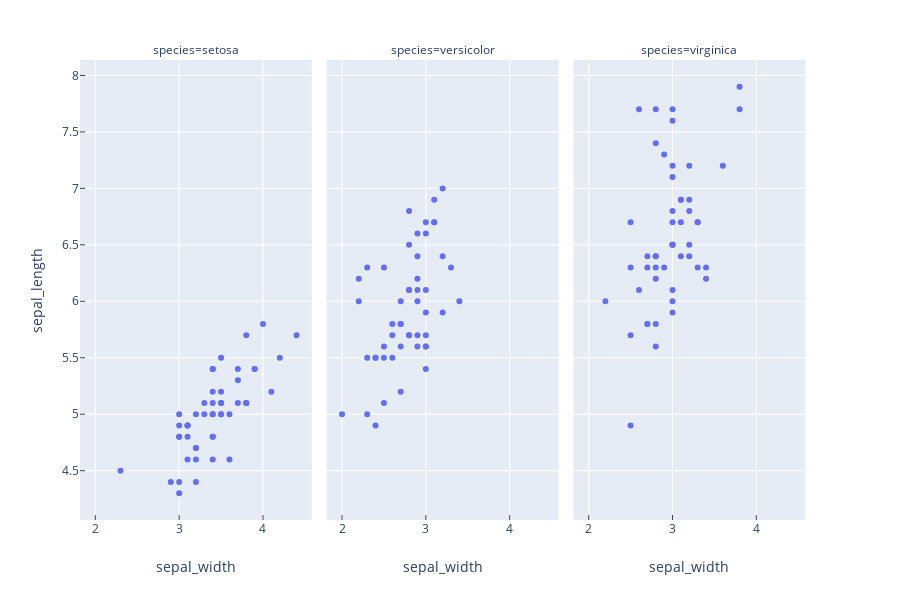

The code cell stored with this chart in its notebook:
### Markdown cell above
<h5 id="Toggling-axis-tick-marks">Toggling axis tick marks<a class="anchor-link" href="#Toggling-axis-tick-marks">¶</a></h5><p>Axis tick marks are disabled by default for the default <code>plotly</code> theme, but they can easily be turned on by setting the <code>ticks</code> axis property to <code>"inside"</code> (to place ticks inside plotting area) or <code>"outside"</code> (to place ticks outside the plotting area).</p>
<p>Here is an example of turning on inside x-axis and y-axis ticks in a faceted figure created using plotly express. Note how the <code>col</code> argument to <code>update_yaxes</code> is used to only turn on the y-axis ticks for the left-most subplot.</p>

### Code cell
import plotly.express as px
iris = px.data.iris()

fig = px.scatter(iris, x="sepal_width", y="sepal_length", facet_col="species")
fig.update_xaxes(ticks="inside")
fig.update_yaxes(ticks="inside", col=1)

fig.show()

### Figure 1 — Plotly figure (JSON) as saved in the notebook; plotly's stock layout.template omitted (floating-point values rounded to 4 significant figures)
{"data": [{"hoverlabel": {"namelength": 0}, "hovertemplate": "species=setosa<br>sepal_width=%{x}<br>sepal_length=%{y}", "legendgroup": "", "marker": {"color": "#636efa", "symbol": "circle"}, "mode": "markers", "name": "", "showlegend": false, "type": "scatter", "x": [3.5, 3, 3.2, 3.1, 3.6, 3.9, 3.4, 3.4, 2.9, 3.1, 3.7, 3.4, 3, 3, 4, 4.4, 3.9, 3.5, 3.8, 3.8, 3.4, 3.7, 3.6, 3.3, 3.4, 3, 3.4, 3.5, 3.4, 3.2, 3.1, 3.4, 4.1, 4.2, 3.1, 3.2, 3.5, 3.1, 3, 3.4, 3.5, 2.3, 3.2, 3.5, 3.8, 3, 3.8, 3.2, 3.7, 3.3], "xaxis": "x", "y": [5.1, 4.9, 4.7, 4.6, 5, 5.4, 4.6, 5, 4.4, 4.9, 5.4, 4.8, 4.8, 4.3, 5.8, 5.7, 5.4, 5.1, 5.7, 5.1, 5.4, 5.1, 4.6, 5.1, 4.8, 5, 5, 5.2, 5.2, 4.7, 4.8, 5.4, 5.2, 5.5, 4.9, 5, 5.5, 4.9, 4.4, 5.1, 5, 4.5, 4.4, 5, 5.1, 4.8, 5.1, 4.6, 5.3, 5], "yaxis": "y"}, {"hoverlabel": {"namelength": 0}, "hovertemplate": "species=versicolor<br>sepal_width=%{x}<br>sepal_length=%{y}", "legendgroup": "", "marker": {"color": "#636efa", "symbol": "circle"}, "mode": "markers", "name": "", "showlegend": false, "type": "scatter", "x": [3.2, 3.2, 3.1, 2.3, 2.8, 2.8, 3.3, 2.4, 2.9, 2.7, 2, 3, 2.2, 2.9, 2.9, 3.1, 3, 2.7, 2.2, 2.5, 3.2, 2.8, 2.5, 2.8, 2.9, 3, 2.8, 3, 2.9, 2.6, 2.4, 2.4, 2.7, 2.7, 3, 3.4, 3.1, 2.3, 3, 2.5, 2.6, 3, 2.6, 2.3, 2.7, 3, 2.9, 2.9, 2.5, 2.8], "xaxis": "x2", "y": [7, 6.4, 6.9, 5.5, 6.5, 5.7, 6.3, 4.9, 6.6, 5.2, 5, 5.9, 6, 6.1, 5.6, 6.7, 5.6, 5.8, 6.2, 5.6, 5.9, 6.1, 6.3, 6.1, 6.4, 6.6, 6.8, 6.7, 6, 5.7, 5.5, 5.5, 5.8, 6, 5.4, 6, 6.7, 6.3, 5.6, 5.5, 5.5, 6.1, 5.8, 5, 5.6, 5.7, 5.7, 6.2, 5.1, 5.7], "yaxis": "y2"}, {"hoverlabel": {"namelength": 0}, "hovertemplate": "species=virginica<br>sepal_width=%{x}<br>sepal_length=%{y}", "legendgroup": "", "marker": {"color": "#636efa", "symbol": "circle"}, "mode": "markers", "name": "", "showlegend": false, "type": "scatter", "x": [3.3, 2.7, 3, 2.9, 3, 3, 2.5, 2.9, 2.5, 3.6, 3.2, 2.7, 3, 2.5, 2.8, 3.2, 3, 3.8, 2.6, 2.2, 3.2, 2.8, 2.8, 2.7, 3.3, 3.2, 2.8, 3, 2.8, 3, 2.8, 3.8, 2.8, 2.8, 2.6, 3, 3.4, 3.1, 3, 3.1, 3.1, 3.1, 2.7, 3.2, 3.3, 3, 2.5, 3, 3.4, 3], "xaxis": "x3", "y": [6.3, 5.8, 7.1, 6.3, 6.5, 7.6, 4.9, 7.3, 6.7, 7.2, 6.5, 6.4, 6.8, 5.7, 5.8, 6.4, 6.5, 7.7, 7.7, 6, 6.9, 5.6, 7.7, 6.3, 6.7, 7.2, 6.2, 6.1, 6.4, 7.2, 7.4, 7.9, 6.4, 6.3, 6.1, 7.7, 6.3, 6.4, 6, 6.9, 6.7, 6.9, 5.8, 6.8, 6.7, 6.7, 6.3, 6.5, 6.2, 5.9], "yaxis": "y3"}], "layout": {"annotations": [{"font": {}, "showarrow": false, "text": "species=setosa", "x": 0.1567, "xanchor": "center", "xref": "paper", "y": 1, "yanchor": "bottom", "yref": "paper"}, {"font": {}, "showarrow": false, "text": "species=versicolor", "x": 0.49, "xanchor": "center", "xref": "paper", "y": 1, "yanchor": "bottom", "yref": "paper"}, {"font": {}, "showarrow": false, "text": "species=virginica", "x": 0.8233, "xanchor": "center", "xref": "paper", "y": 1, "yanchor": "bottom", "yref": "paper"}], "height": 600, "legend": {"tracegroupgap": 0}, "margin": {"t": 60}, "xaxis": {"anchor": "y", "domain": [0, 0.3133], "ticks": "inside", "title": {"text": "sepal_width"}}, "xaxis2": {"anchor": "y2", "domain": [0.3333, 0.6467], "matches": "x", "ticks": "inside", "title": {"text": "sepal_width"}}, "xaxis3": {"anchor": "y3", "domain": [0.6667, 0.98], "matches": "x", "ticks": "inside", "title": {"text": "sepal_width"}}, "yaxis": {"anchor": "x", "domain": [0, 1], "ticks": "inside", "title": {"text": "sepal_length"}}, "yaxis2": {"anchor": "x2", "domain": [0, 1], "matches": "y", "showticklabels": false}, "yaxis3": {"anchor": "x3", "domain": [0, 1], "matches": "y", "showticklabels": false}}}
